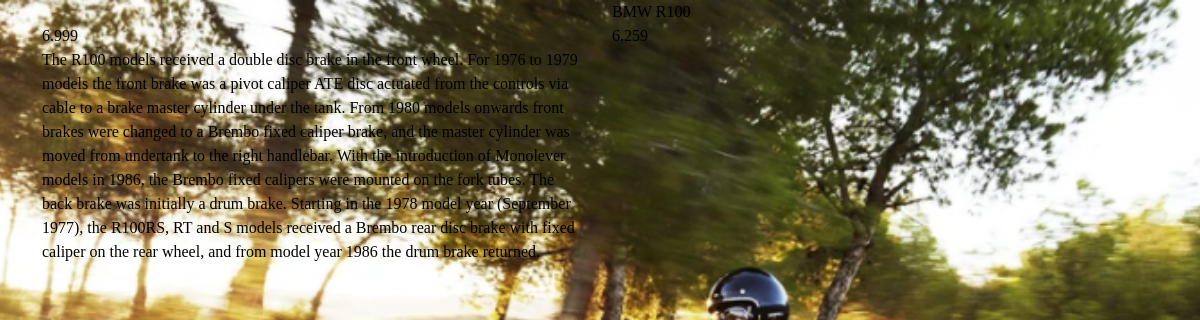
Page /4/ on the committed database.
### shop/models.py (models this page shows)
class Products(models.Model):
    title = models.CharField(max_length=220)
    price = models.FloatField()
    discount_price = models.FloatField()
    category = models.CharField(max_length=220)
    description = models.TextField()
    image = models.CharField(max_length=300)

### shop/views.py (the view)
# urls.py: path('<int:id>/', views.detail,name='detail'),
def detail(request,id):
    product_object = Products.objects.get(id=id)
    return render(request,'shop/detail.html',{'product_object':product_object})

### shop/templates/shop/detail.html (shortened to what this page needs)
{% load static %}
<!DOCTYPE html>
<html lang="en">
<head>
    <link href="https://cdn.jsdelivr.net/npm/bootstrap@5.0.2/dist/css/bootstrap.min.css" rel="stylesheet">
<link rel="stylesheet" href="{% static 'shop/style.css' %}">
</head>
<body>
    <div class="container">
        <div class="row">
            <div class="col-md-6">
                <div class="row">
                    <div class="col-md-12">
                    </div>
                </div>
            </div>
                   <div class="col-md-6">
                       <div class="row">
                           <div class="col-md-12">
                               {{ product_object.title }}
                           </div>
                       </div>
                   </div>
                   <div class="col-md-6">
                       <div class="row">
                           <div class="col-md-12">
                               {{ product_object.price }}
                           </div>
                       </div>
                   </div>
                   <div class="col-md-6">
                       <div class="row">
                           <div class="col-md-12">
                               {{ product_object.discount_price }}
                           </div>
                       </div>
                   </div>
                   <div class="col-md-6">
                       <div class="row">
                           <div class="col-md-12">
                               {{ product_object.description }}
                           </div>
                       </div>
                   </div>
        </div>
    </div>
</body>
</html>

### shop/static/shop/style.css (style rules this page uses)
* { box-sizing: border-box; }
body { background: url('/static/shop/media/homepage_background_cropped.jpg') no-repeat center center fixed; background-size: cover; background-color: #908204; height: calc(100vh - 164px); color: rgb(0, 0, 0); font-family: "Akya"; }

### rows in the picture
Products: title "BMW R100", price "6.999", discount_price "6.259", description "The R100 models received a double disc brake in the front wheel. For 1976 to 1979 models the front brake was a pivot caliper ATE disc actuated from the controls via cable to a brake master cylinder under the tank. From 1980 models onwards front brakes were changed to a Brembo fixed caliper brake, and the master cylinder was moved from undertank to the right handlebar. With the introduction of Monolever models in 1986, the Brembo fixed calipers were mounted on the fork tubes. The back brake was initially a drum brake. Starting in the 1978 model year (September 1977), the R100RS, RT and S models received a Brembo rear disc brake with fixed caliper on the rear wheel, and from model year 1986…"
